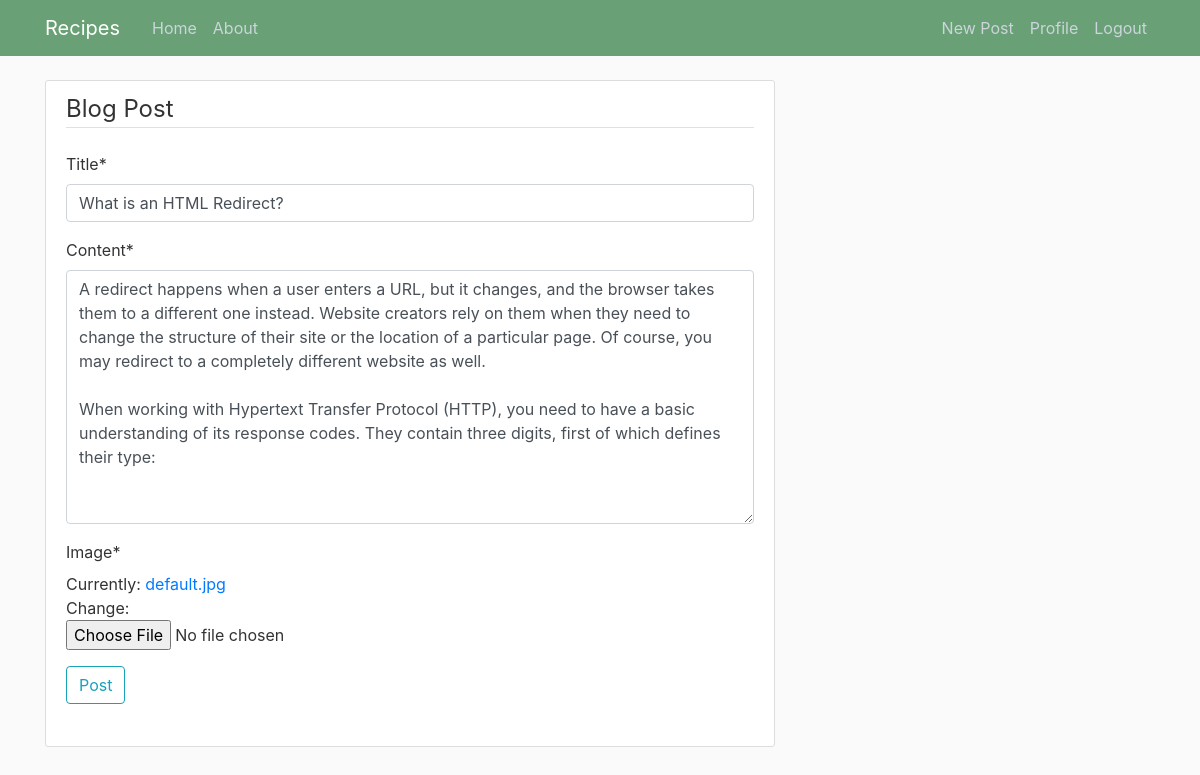
The page /post/13/update (signed in) on the database its author committed.
### blog/models.py (models this page shows, shortened)
class Post(models.Model):
    title = models.CharField(max_length=100)
    content = models.TextField()
    date_posted = models.DateTimeField(default=timezone.now)
    author = models.ForeignKey(User, on_delete=models.CASCADE)
    likes = models.ManyToManyField(User, related_name='blog_post_likes')
    image = models.ImageField(upload_to='blog_pics')

### blog/views.py (the view, shortened to what this page needs)
# urls.py: path('post/<int:pk>/update', PostUpdateView.as_view(), name='post-update'),
class PostUpdateView( LoginRequiredMixin, UserPassesTestMixin, UpdateView):
    model = Post
    fields = ['title', 'content', 'image']
    def test_func(self):
        post = self.get_object()
        if self.request.user == post.author:
            return True
        return False

### blog/templates/blog/post_form.html (shortened to what this page needs)
{% extends "blog/base.html"%}
{% load crispy_forms_tags %}
{% block content %}
   <div class="content-section">
       <form method="POST">
           <fieldset class="form-group">
               <legend class="border-bottom mb-4">Blog Post</legend>
               {{ form| crispy }}
               <div class="form-group">
                   <button class="btn btn-outline-info" type="submit">
                       Post
                   </button>
               </div>
           </fieldset>
       </form>
   </div>
{% endblock content%}

### blog/static/blog/main.css (style rules this page uses)
body { background: #fafafa; color: #333333; margin-top: 5rem; }
.content-section { background: #ffffff; padding: 10px 20px; border: 1px solid #dddddd; border-radius: 3px; margin-bottom: 20px; }

### rows shown on the page
Post: title "What is an HTML Redirect?", content "A redirect happens when a user enters a URL, but it changes, and the browser takes them to a different one instead. Website creators rely on them when they need to change the structure of their site or the location of a particular page. Of course, you may redirect to a completely different website as well. When working with Hypertext Transfer Protocol (HTTP), you need to have a basic understanding of its response codes. They contain three digits, first of which defines their type:"
